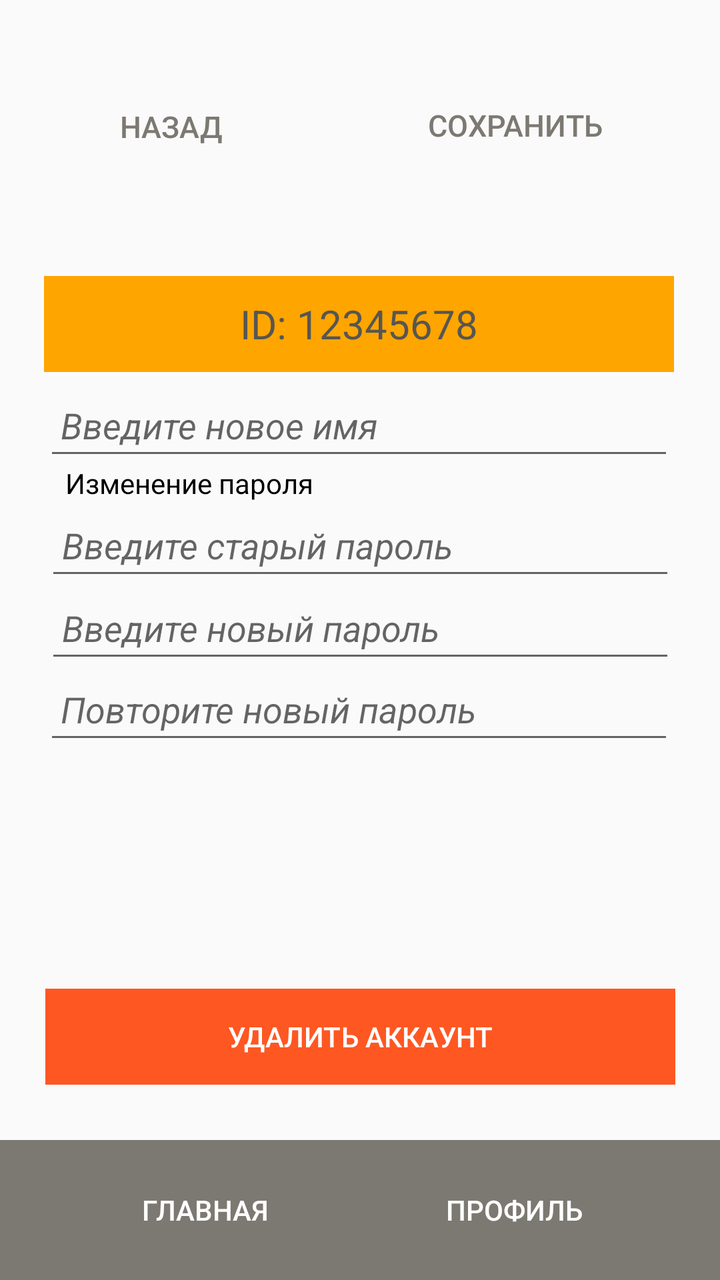
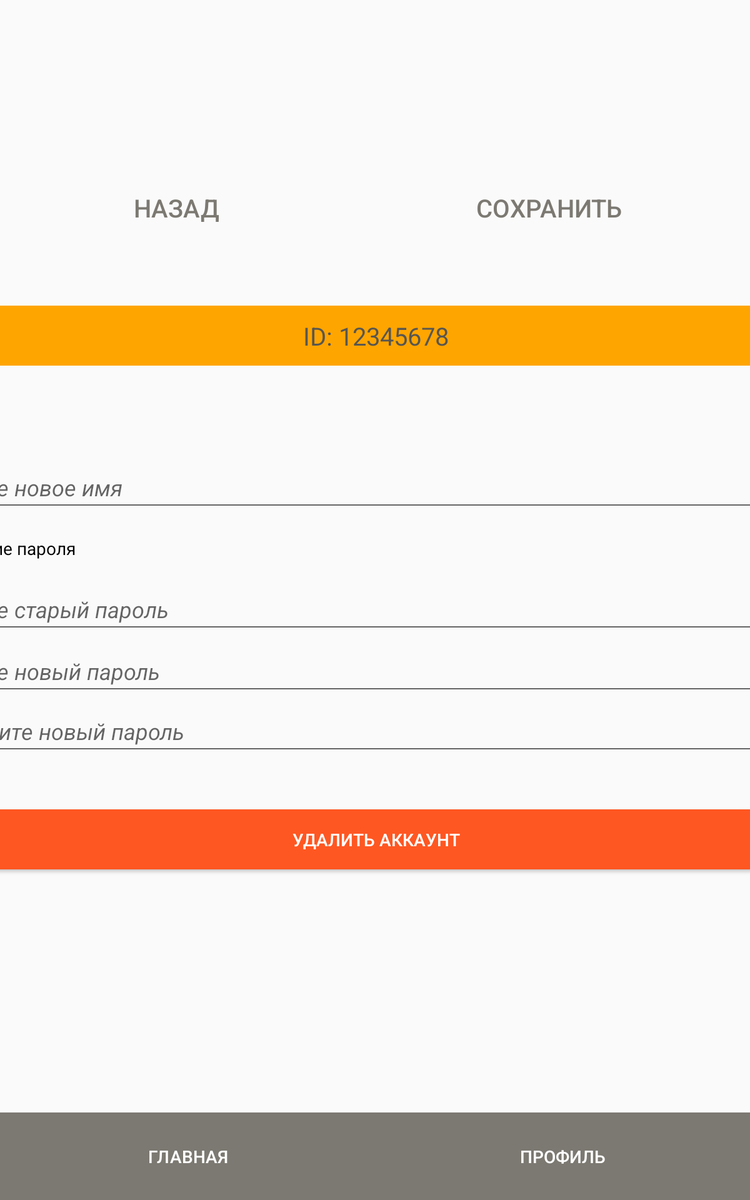

First picture: res/layout/ on a phone held upright. Second picture: the repository's own variant of that layout, on a device whose configuration matches the variant's folder. Source for both follows.
<!-- AndroidManifest.xml: application theme Theme.MyHealth -->
<!-- res/layout/activity_edit_profile.xml -->
<?xml version="1.0" encoding="utf-8"?>
<androidx.constraintlayout.widget.ConstraintLayout xmlns:android="http://schemas.android.com/apk/res/android"
    xmlns:app="http://schemas.android.com/apk/res-auto"
    xmlns:tools="http://schemas.android.com/tools"
    android:layout_width="match_parent"
    android:layout_height="match_parent"
    android:layerType="software">

    <Button
        android:id="@+id/mainButton"
        android:layout_width="205.5dp"
        android:layout_height="70dp"
        android:background="#7C7972"
        android:text="Главная"
        android:textColor="#FFFFFF"
        app:layout_constraintBottom_toBottomOf="parent"
        app:layout_constraintEnd_toEndOf="parent"
        app:layout_constraintHorizontal_bias="0.0"
        app:layout_constraintStart_toStartOf="parent"
        app:layout_constraintTop_toTopOf="parent"
        app:layout_constraintVertical_bias="1.0"
        tools:ignore="TextContrastCheck" />

    <Button
        android:id="@+id/profileButton"
        android:layout_width="205.5dp"
        android:layout_height="70dp"
        android:background="#7C7972"
        android:text="Профиль"
        android:textColor="#FFFFFF"
        app:layout_constraintBottom_toBottomOf="parent"
        app:layout_constraintEnd_toEndOf="parent"
        app:layout_constraintHorizontal_bias="1.0"
        app:layout_constraintStart_toStartOf="parent"
        app:layout_constraintTop_toTopOf="parent"
        app:layout_constraintVertical_bias="1.0"
        tools:ignore="TextContrastCheck" />

    <Button
        android:id="@+id/saveButton"
        android:layout_width="180dp"
        android:layout_height="40dp"
        android:background="#00FFFFFF"
        android:text="Сохранить"
        android:textColor="#7C7972"
        android:textSize="15sp"
        app:barrierMargin="@dimen/material_emphasis_high_type"
        app:layout_constraintBottom_toBottomOf="parent"
        app:layout_constraintEnd_toEndOf="parent"
        app:layout_constraintHorizontal_bias="0.93"
        app:layout_constraintStart_toStartOf="parent"
        app:layout_constraintTop_toTopOf="parent"
        app:layout_constraintVertical_bias="0.071"
        tools:ignore="TouchTargetSizeCheck" />

    <ImageView
        android:id="@+id/backImage"
        android:layout_width="40dp"
        android:layout_height="40dp"
        app:layout_constraintBottom_toBottomOf="parent"
        app:layout_constraintEnd_toEndOf="parent"
        app:layout_constraintHorizontal_bias="0.043"
        app:layout_constraintStart_toStartOf="parent"
        app:layout_constraintTop_toTopOf="parent"
        app:layout_constraintVertical_bias="0.074"
        app:srcCompat="@drawable/backbutton"
        tools:ignore="MissingConstraints" />

    <ImageView
        android:id="@+id/saveImage"
        android:layout_width="40dp"
        android:layout_height="40dp"
        app:layout_constraintBottom_toBottomOf="parent"
        app:layout_constraintEnd_toEndOf="parent"
        app:layout_constraintHorizontal_bias="0.956"
        app:layout_constraintStart_toStartOf="parent"
        app:layout_constraintTop_toTopOf="parent"
        app:layout_constraintVertical_bias="0.074"
        app:srcCompat="@drawable/savebutton" />

    <Button
        android:id="@+id/backButton"
        android:layout_width="130dp"
        android:layout_height="40dp"
        android:background="#00FFFFFF"
        android:shadowColor="#00FFFFFF"
        android:text="    Назад"
        android:textColor="#7C7972"
        android:textSize="15sp"
        app:layout_constraintBottom_toBottomOf="parent"
        app:layout_constraintEnd_toEndOf="parent"
        app:layout_constraintHorizontal_bias="0.056"
        app:layout_constraintStart_toStartOf="parent"
        app:layout_constraintTop_toTopOf="parent"
        app:layout_constraintVertical_bias="0.072"
        tools:ignore="TouchTargetSizeCheck" />

    <Button
        android:id="@+id/deleteButton"
        android:layout_width="315dp"
        android:layout_height="48dp"
        android:background="#FF5722"
        android:backgroundTint="#FF5722"
        android:text="Удалить аккаунт"
        android:textColor="#FFFFFF"
        app:barrierMargin="@dimen/material_emphasis_high_type"
        app:layout_constraintBottom_toBottomOf="parent"
        app:layout_constraintEnd_toEndOf="parent"
        app:layout_constraintStart_toStartOf="parent"
        app:layout_constraintTop_toTopOf="parent"
        app:layout_constraintVertical_bias="0.835"
        tools:ignore="TextContrastCheck" />

    <TextView
        android:id="@+id/login"
        android:layout_width="315dp"
        android:layout_height="48dp"
        android:background="#FFA500"
        android:gravity="center_horizontal|center_vertical"
        android:text="ID: 12345678"
        tools:text="ID: 12345678"
        android:textColor="#575651"
        android:textSize="20sp"
        android:textStyle="normal"
        app:layout_constraintBottom_toBottomOf="parent"
        app:layout_constraintEnd_toEndOf="parent"
        app:layout_constraintHorizontal_bias="0.489"
        app:layout_constraintStart_toStartOf="parent"
        app:layout_constraintTop_toTopOf="parent"
        app:layout_constraintVertical_bias="0.233" />


    <EditText
        android:id="@+id/newNameEnter"
        android:layout_width="315dp"
        android:layout_height="48dp"
        android:ems="10"
        android:hint=" Введите новое имя"
        android:inputType="text"
        android:textColor="#000000"
        android:textStyle="italic"
        app:layout_constraintBottom_toBottomOf="parent"
        app:layout_constraintEnd_toEndOf="parent"
        app:layout_constraintHorizontal_bias="0.489"
        app:layout_constraintStart_toStartOf="parent"
        app:layout_constraintTop_toTopOf="parent"
        app:layout_constraintVertical_bias="0.316" />

    <EditText
        android:id="@+id/newPasswordRepeat"
        android:layout_width="315dp"
        android:layout_height="48dp"
        android:ems="10"
        android:hint=" Повторите новый пароль"
        android:inputType="textPassword"
        android:textColor="#000000"
        android:textStyle="italic"
        app:layout_constraintBottom_toBottomOf="parent"
        app:layout_constraintEnd_toEndOf="parent"
        app:layout_constraintHorizontal_bias="0.489"
        app:layout_constraintStart_toStartOf="parent"
        app:layout_constraintTop_toTopOf="parent"
        app:layout_constraintVertical_bias="0.556" />

    <TextView
        android:id="@+id/edItPassword"
        android:layout_width="315dp"
        android:layout_height="25dp"
        android:text="   Изменение пароля"
        android:textColor="#000000"
        app:layout_constraintBottom_toBottomOf="parent"
        app:layout_constraintEnd_toEndOf="parent"
        app:layout_constraintStart_toStartOf="parent"
        app:layout_constraintTop_toTopOf="parent"
        app:layout_constraintVertical_bias="0.377" />

    <EditText
        android:id="@+id/oldPasswordEnter"
        android:layout_width="315dp"
        android:layout_height="48dp"
        android:ems="10"
        android:hint=" Введите старый пароль"
        android:inputType="textPassword"
        android:textColor="#000000"
        android:textStyle="italic"
        app:layout_constraintBottom_toBottomOf="parent"
        app:layout_constraintEnd_toEndOf="parent"
        app:layout_constraintStart_toStartOf="parent"
        app:layout_constraintTop_toTopOf="parent"
        app:layout_constraintVertical_bias="0.417" />

    <EditText
        android:id="@+id/newPasswordEnter"
        android:layout_width="315dp"
        android:layout_height="48dp"
        android:ems="10"
        android:hint=" Введите новый пароль"
        android:inputType="textPassword"
        android:textColor="#000000"
        android:textStyle="italic"
        app:layout_constraintBottom_toBottomOf="parent"
        app:layout_constraintEnd_toEndOf="parent"
        app:layout_constraintStart_toStartOf="parent"
        app:layout_constraintTop_toTopOf="parent"
        app:layout_constraintVertical_bias="0.487" />

</androidx.constraintlayout.widget.ConstraintLayout>
<!-- resources referenced by this layout -->
<resources>
  <style name="Theme.MyHealth" parent="Theme.AppCompat.Light.NoActionBar">
  
      </style>
</resources>
<!-- res/layout-large/activity_edit_profile.xml (the repository's variant of the layout above) -->
<!-- drawn on a 7-inch tablet held upright -->
<?xml version="1.0" encoding="utf-8"?>
<androidx.constraintlayout.widget.ConstraintLayout xmlns:android="http://schemas.android.com/apk/res/android"
    xmlns:app="http://schemas.android.com/apk/res-auto"
    xmlns:tools="http://schemas.android.com/tools"
    android:layout_width="match_parent"
    android:layout_height="match_parent">

    <EditText
        android:id="@+id/newNameEnter"
        android:layout_width="750dp"
        android:layout_height="48dp"
        android:ems="10"
        android:hint="  Введите новое имя"
        android:inputType="text"
        android:textColor="#000000"
        android:textStyle="italic"
        app:layout_constraintBottom_toTopOf="@+id/editPassword"
        app:layout_constraintEnd_toEndOf="parent"
        app:layout_constraintHorizontal_bias="0.501"
        app:layout_constraintStart_toStartOf="parent"
        app:layout_constraintTop_toBottomOf="@+id/login"
        app:layout_constraintVertical_bias="0.814" />

    <EditText
        android:id="@+id/newPasswordEnter"
        android:layout_width="750dp"
        android:layout_height="48dp"
        android:ems="10"
        android:hint="  Введите новый пароль"
        android:inputType="textPassword"
        android:textColor="#000000"
        android:textStyle="italic"
        app:layout_constraintBottom_toTopOf="@+id/newPasswordRepeat"
        app:layout_constraintEnd_toEndOf="parent"
        app:layout_constraintHorizontal_bias="0.501"
        app:layout_constraintStart_toStartOf="parent"
        app:layout_constraintTop_toBottomOf="@+id/login"
        app:layout_constraintVertical_bias="1.0" />

    <Button
        android:id="@+id/deleteButton"
        android:layout_width="750dp"
        android:layout_height="48dp"
        android:background="#FF5722"
        android:backgroundTint="#FF5722"
        android:text="Удалить аккаунт"
        android:textColor="#FFFFFF"
        app:layout_constraintBottom_toBottomOf="parent"
        app:layout_constraintEnd_toEndOf="parent"
        app:layout_constraintHorizontal_bias="0.501"
        app:layout_constraintStart_toStartOf="parent"
        app:layout_constraintTop_toTopOf="parent"
        app:layout_constraintVertical_bias="0.71"
        tools:ignore="TextContrastCheck" />

    <EditText
        android:id="@+id/newPasswordRepeat"
        android:layout_width="750dp"
        android:layout_height="48dp"
        android:ems="10"
        android:hint="  Повторите новый пароль"
        android:inputType="textPassword"
        android:textColor="#000000"
        android:textStyle="italic"
        app:layout_constraintBottom_toTopOf="@+id/deleteButton"
        app:layout_constraintEnd_toEndOf="parent"
        app:layout_constraintHorizontal_bias="0.501"
        app:layout_constraintStart_toStartOf="parent"
        app:layout_constraintTop_toBottomOf="@+id/login"
        app:layout_constraintVertical_bias="0.869" />

    <EditText
        android:id="@+id/oldPasswordEnter"
        android:layout_width="750dp"
        android:layout_height="48dp"
        android:ems="10"
        android:hint="  Введите старый пароль"
        android:inputType="textPassword"
        android:textColor="#000000"
        android:textStyle="italic"
        app:layout_constraintBottom_toTopOf="@+id/newPasswordEnter"
        app:layout_constraintEnd_toEndOf="parent"
        app:layout_constraintHorizontal_bias="0.501"
        app:layout_constraintStart_toStartOf="parent"
        app:layout_constraintTop_toBottomOf="@+id/login"
        app:layout_constraintVertical_bias="0.99" />

    <TextView
        android:id="@+id/editPassword"
        android:layout_width="750dp"
        android:layout_height="25dp"
        android:layout_marginBottom="8dp"
        android:text="   Изменение пароля"
        android:textColor="#000000"
        app:layout_constraintBottom_toTopOf="@+id/oldPasswordEnter"
        app:layout_constraintEnd_toEndOf="parent"
        app:layout_constraintHorizontal_bias="0.501"
        app:layout_constraintStart_toStartOf="parent"
        app:layout_constraintTop_toBottomOf="@+id/login"
        app:layout_constraintVertical_bias="1.0" />

    <TextView
        android:id="@+id/login"
        android:layout_width="750dp"
        android:layout_height="48dp"
        android:background="#FFA500"
        android:gravity="center_horizontal|center_vertical"
        android:text="ID: 12345678"
        android:textColor="#575651"
        android:textSize="20sp"
        android:textStyle="normal"
        app:layout_constraintBottom_toBottomOf="parent"
        app:layout_constraintEnd_toEndOf="parent"
        app:layout_constraintHorizontal_bias="0.501"
        app:layout_constraintStart_toStartOf="parent"
        app:layout_constraintTop_toTopOf="parent"
        app:layout_constraintVertical_bias="0.268" />

    <Button
        android:id="@+id/backButton"
        android:layout_width="250dp"
        android:layout_height="60dp"
        android:layout_marginStart="16dp"
        android:background="#00FFFFFF"
        android:text="Назад"
        android:textColor="#7C7972"
        android:textSize="20sp"
        app:layout_constraintBottom_toBottomOf="parent"
        app:layout_constraintStart_toStartOf="parent"
        app:layout_constraintTop_toTopOf="parent"
        app:layout_constraintVertical_bias="0.151"
        tools:ignore="MissingConstraints" />

    <Button
        android:id="@+id/saveButton"
        android:layout_width="290dp"
        android:layout_height="60dp"
        android:layout_marginEnd="16dp"
        android:background="#00FFFFFF"
        android:text="Сохранить"
        android:textColor="#7C7972"
        android:textSize="20sp"
        app:layout_constraintBottom_toBottomOf="parent"
        app:layout_constraintEnd_toEndOf="parent"
        app:layout_constraintTop_toTopOf="parent"
        app:layout_constraintVertical_bias="0.151"
        tools:ignore="MissingConstraints" />

    <ImageView
        android:id="@+id/saveImage"
        android:layout_width="70dp"
        android:layout_height="60dp"
        android:layout_marginTop="112dp"
        android:layout_marginEnd="16dp"
        app:layout_constraintEnd_toEndOf="parent"
        app:layout_constraintTop_toTopOf="parent"
        app:srcCompat="@drawable/savebutton" />

    <ImageView
        android:id="@+id/backImage"
        android:layout_width="86dp"
        android:layout_height="60dp"
        android:layout_marginStart="16dp"
        android:layout_marginTop="112dp"
        app:layout_constraintStart_toStartOf="parent"
        app:layout_constraintTop_toTopOf="parent"
        app:srcCompat="@drawable/backbutton" />

    <Button
        android:id="@+id/profileButton"
        android:layout_width="0dp"
        android:layout_height="70dp"
        android:background="#7C7972"
        android:text="Профиль"
        android:textColor="#FFFFFF"
        app:layout_constraintBottom_toBottomOf="parent"
        app:layout_constraintEnd_toEndOf="parent"
        app:layout_constraintStart_toEndOf="@id/mainButton"
        tools:ignore="TextContrastCheck" />

    <Button
        android:id="@+id/mainButton"
        android:layout_width="0dp"
        android:layout_height="70dp"
        android:background="#7C7972"
        android:text="Главная"
        android:textColor="#FFFFFF"
        app:layout_constraintBottom_toBottomOf="parent"
        app:layout_constraintEnd_toStartOf="@id/profileButton"
        app:layout_constraintStart_toStartOf="parent"
        tools:ignore="TextContrastCheck" />

</androidx.constraintlayout.widget.ConstraintLayout>
